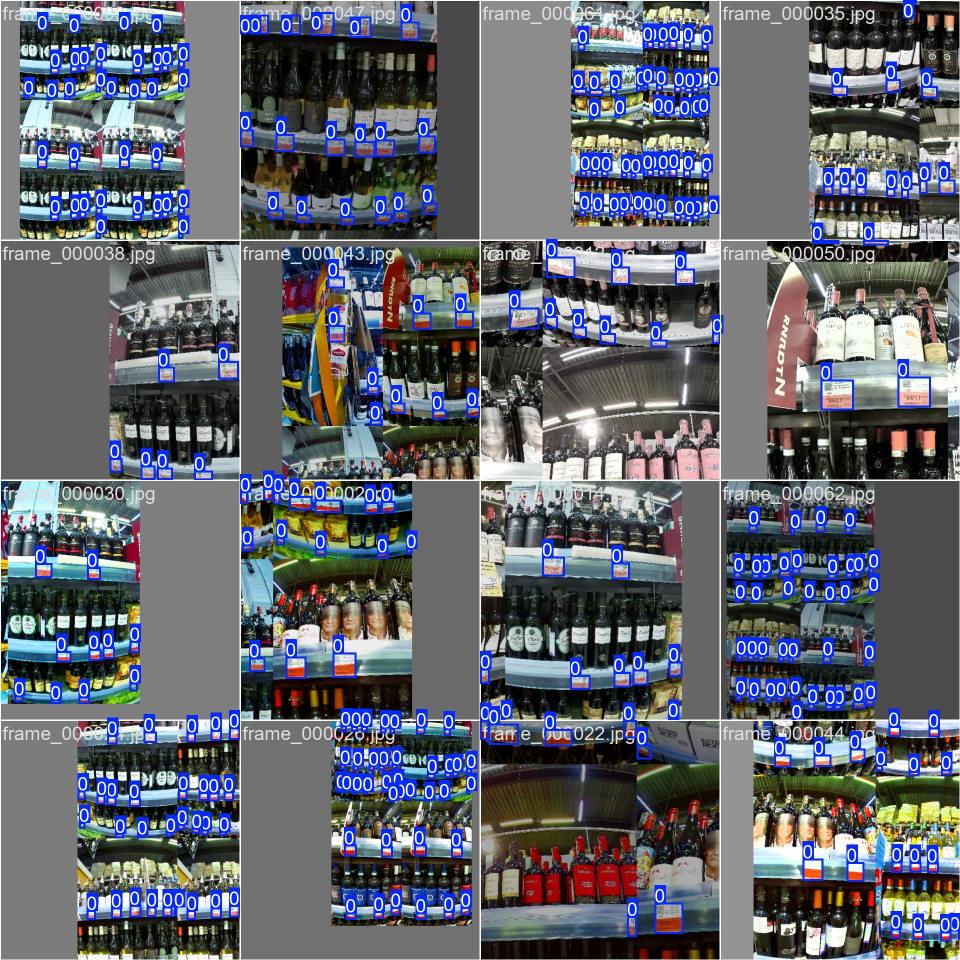
#> input picture runs/detect/train/train_batch0.jpg, 1920 x 1920 px, given in place of 26_12-20.mp4, which was not available (shown at 1/2 size)
$ python undistort_check.py   (older library calls are emulated)
#> lines starting #> are read from the running program, lines starting #| are printed output that depends on the picture; long printed decimals are rounded; pictures that were not available may be replaced by others from this repository, and a replacement may not be noted
"""Prototype + verify the full geometry chain.

raw(distorted) --undistort+ROI--> undistorted --rot90ccw--> upright
and the inverse:  upright --> undistorted --> raw(distorted)

Verifies on the doc reference tag (26_12-20 @ frame 132, raw bbox
2011,1923->2231,2115 = "MOULIN DE LA FAYE -38% 2345").
"""
from __future__ import annotations

import math
import sys
from pathlib import Path

import cv2
import numpy as np

R = Path.cwd()
sys.path.insert(0, str(R / "vision_service"))
sys.path.insert(1, str(R))

IMG_W, IMG_H = 3840, 2160
FOCAL_MM = 2.8
DIAG_MM = 16.0 / 2.8
DIST = np.array([-0.276, 0.06, 0.0084, -0.0016, -0.0044], dtype=np.float32)

OUT = R / "artifacts/orient_check"


def camera_matrix() -> np.ndarray:
    aspect = IMG_W / IMG_H
    h_mm = DIAG_MM / math.sqrt(aspect**2 + 1)
    w_mm = aspect * h_mm
    fx = FOCAL_MM * IMG_W / w_mm
    fy = FOCAL_MM * IMG_H / h_mm
    return np.array([[fx, 0, IMG_W / 2], [0, fy, IMG_H / 2], [0, 0, 1]], dtype=np.float32)


def main() -> int:
    K = camera_matrix()
    newK, roi = cv2.getOptimalNewCameraMatrix(K, DIST, (IMG_W, IMG_H), 0, (IMG_W, IMG_H))
    map1, map2 = cv2.initUndistortRectifyMap(K, DIST, None, newK, (IMG_W, IMG_H), cv2.CV_32FC1)
    rx, ry, rw, rh = roi
    print("K=\n", K)
    print("roi=", roi, "newK=\n", newK)

    cap = cv2.VideoCapture("data/videos/26_12-20/26_12-20.mp4")
    cap.set(cv2.CAP_PROP_POS_FRAMES, 132)
    ok, frame = cap.read()
#> frame is the input picture: shape (1920, 1920, 3); mean B, G, R 110.9, 101.4, 98.1
    cap.release()
    assert ok

    # forward: undistort whole frame, crop ROI
    und = cv2.remap(frame, map1, map2, cv2.INTER_LINEAR)
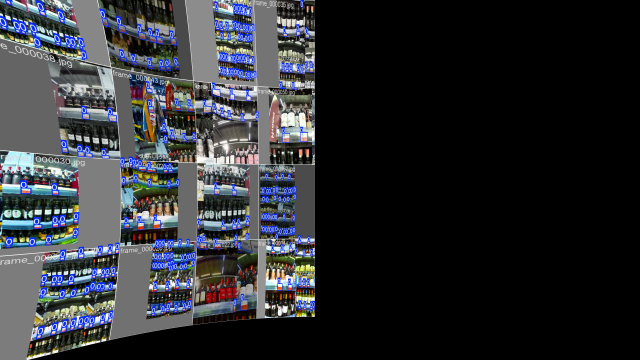
#> und: shape (2160, 3840, 3) (shown at 1/6 size); mean B, G, R 50.8, 46.5, 44.6
    und_c = und[ry:ry + rh, rx:rx + rw]

    # GT box corners in raw distorted space
    raw_box = np.array([[2011.9, 1923.3], [2231.6, 1923.3],
                        [2231.6, 2115.3], [2011.9, 2115.3]], dtype=np.float32)

    # distorted -> undistorted (full), then subtract ROI offset
    undp = cv2.undistortPoints(raw_box.reshape(-1, 1, 2), K, DIST, P=newK).reshape(-1, 2)
    undp_c = undp - np.array([rx, ry], dtype=np.float32)
    ux1, uy1 = undp_c.min(axis=0)
    ux2, uy2 = undp_c.max(axis=0)
    print("undistorted box (cropped):", (ux1, uy1, ux2, uy2), "und_c size", und_c.shape[1::-1])
#| undistorted box (cropped): (1955.0162, 1905.1666, 2120.231, 2117.334) und_c size (3839, 2159)

    # rotate ccw: image (W,H)->(H,W); point (x,y)->(y, W-x) where W=und_c width
    Wc, Hc = und_c.shape[1], und_c.shape[0]
    rot = cv2.rotate(und_c, cv2.ROTATE_90_COUNTERCLOCKWISE)
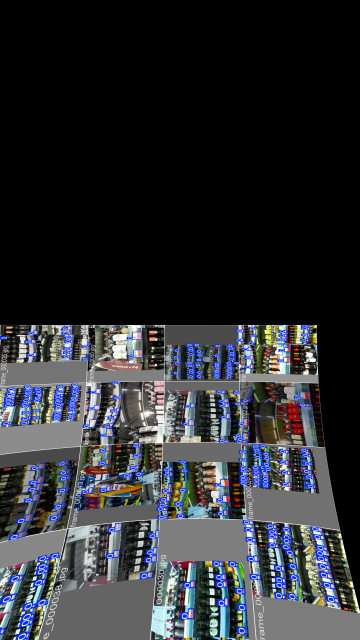
#> rot: shape (3839, 2159, 3) (shown at 1/6 size); mean B, G, R 50.8, 46.5, 44.6
    corners = [(ux1, uy1), (ux2, uy1), (ux2, uy2), (ux1, uy2)]
    rc = [(y, Wc - x) for x, y in corners]
    rxs = [p[0] for p in rc]
    rys = [p[1] for p in rc]
    rbx1, rby1, rbx2, rby2 = min(rxs), min(rys), max(rxs), max(rys)
    print("rotated box:", (rbx1, rby1, rbx2, rby2), "rot size", rot.shape[1::-1])
#| rotated box: (1905.1666, 1718.769, 2117.334, 1883.984) rot size (2159, 3839)

    crop = rot[int(rby1):int(rby2), int(rbx1):int(rbx2)]
#> crop: shape (165, 212, 3); every value is 0
    cv2.imwrite(str(OUT / "ref_crop_undistort_ccw.jpg"),
                cv2.resize(crop, None, fx=3, fy=3))
    full = rot.copy()
    cv2.rectangle(full, (int(rbx1), int(rby1)), (int(rbx2), int(rby2)), (0, 0, 255), 6)
    sc = 1000.0 / max(full.shape[:2])
    cv2.imwrite(str(OUT / "ref_full_undistort_ccw.jpg"),
                cv2.resize(full, None, fx=sc, fy=sc))
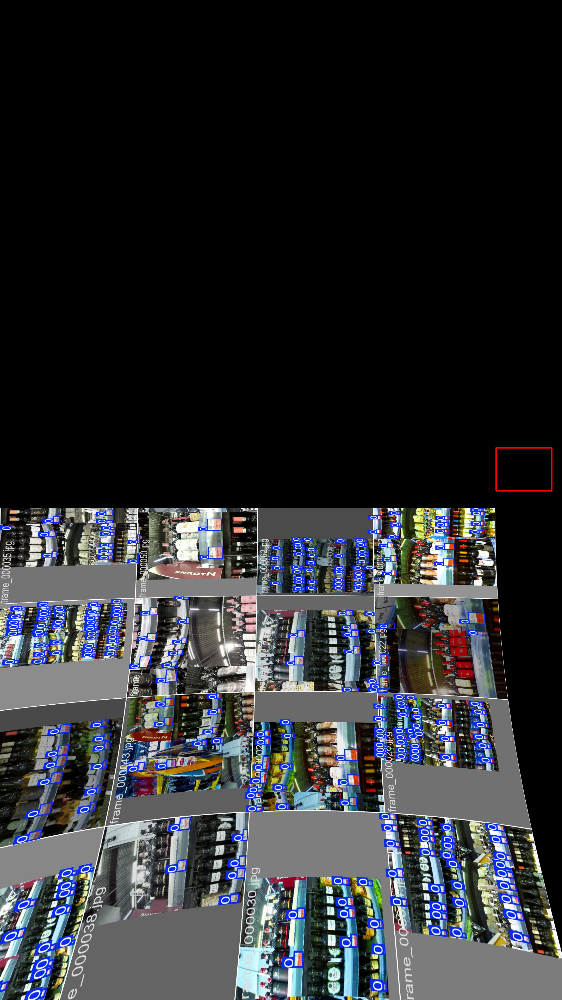
#> saved as ref_full_undistort_ccw.jpg: shape (1000, 562, 3); mean B, G, R 50.8, 46.5, 44.7

    # ===== INVERSE round-trip: rotated box -> undistorted -> raw distorted =====
    # inverse rotate ccw: (x',y') -> (Wc - y', x')
    inv_corners = [(rbx1, rby1), (rbx2, rby1), (rbx2, rby2), (rbx1, rby2)]
    back_und_c = [(Wc - y, x) for x, y in inv_corners]
    # add ROI offset back -> undistorted full coords
    back_und_full = [(x + rx, y + ry) for x, y in back_und_c]
    # undistorted full -> distorted via map lookup
    raw_pts = []
    for (x, y) in back_und_full:
        xi = int(np.clip(round(x), 0, IMG_W - 1))
        yi = int(np.clip(round(y), 0, IMG_H - 1))
        raw_pts.append((float(map1[yi, xi]), float(map2[yi, xi])))
    rxs = [p[0] for p in raw_pts]
    rys = [p[1] for p in raw_pts]
    got = (min(rxs), min(rys), max(rxs), max(rys))
    want = (2011.9, 1923.3, 2231.6, 2115.3)
    err = max(abs(g - w) for g, w in zip(got, want))
    print("round-trip raw box:", tuple(round(v, 1) for v in got))
#| round-trip raw box: (2009.4, 1918.3, 2239.1, 2120.9)
    print("expected         :", want)
    print("max corner error (px):", round(err, 2))
#| max corner error (px): 7.52
    return 0


if __name__ == "__main__":
    raise SystemExit(main())
#> (the program exits here)

$ run again, on runs/detect/train/train_batch1.jpg
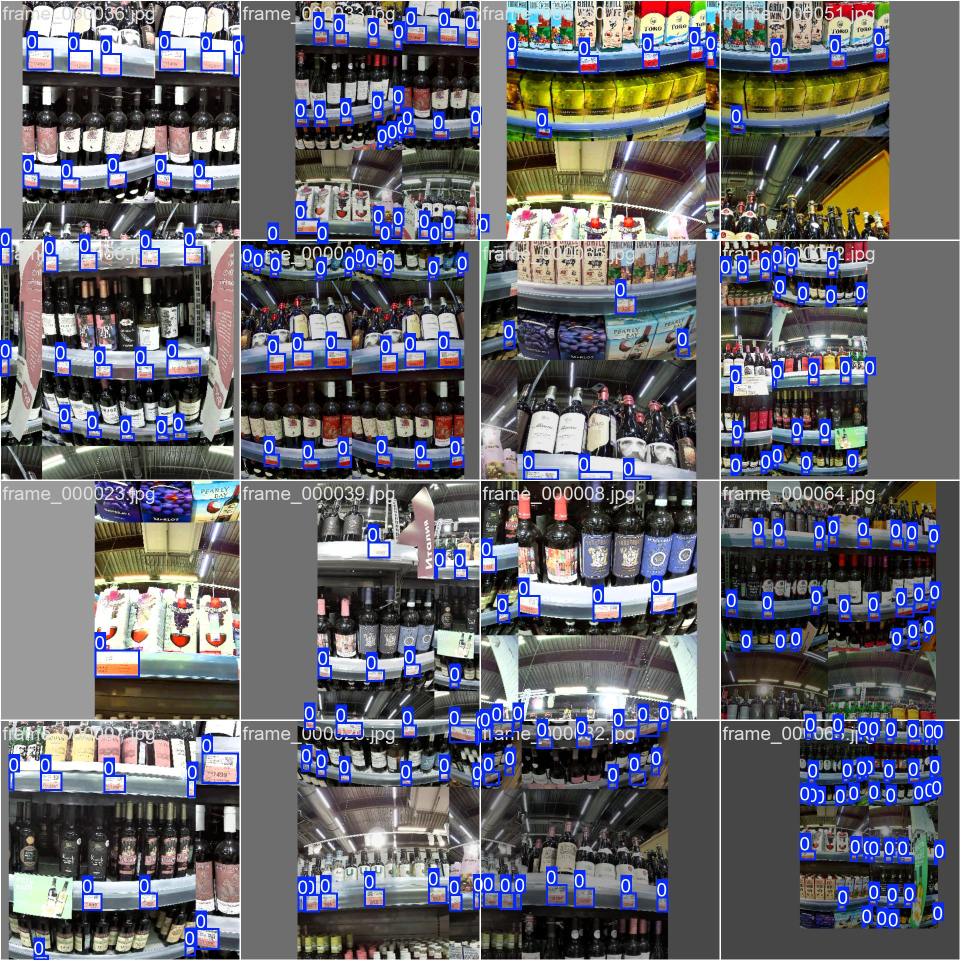
#> input picture runs/detect/train/train_batch1.jpg, 1920 x 1920 px, given in place of 26_12-20.mp4, which was not available (shown at 1/2 size)
#> in main, frame is the input picture: shape (1920, 1920, 3); mean B, G, R 109.6, 102.6, 102.4
#> in main, `und = cv2.remap(frame, map1, map2, cv2.INTER_LINEAR)`:
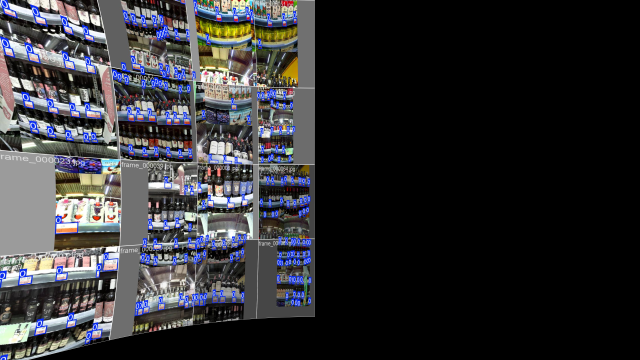
#> und: shape (2160, 3840, 3) (shown at 1/6 size); mean B, G, R 51.1, 48.2, 48.2
#| undistorted box (cropped): (1955.0162, 1905.1666, 2120.231, 2117.334) und_c size (3839, 2159)
#| rotated box: (1905.1666, 1718.769, 2117.334, 1883.984) rot size (2159, 3839)
#> crop: shape (165, 212, 3); every value is 0
#> in main, `cv2.imwrite(str(OUT / "ref_full_undistort_ccw.jpg"), cv2.resize(full, ..`:
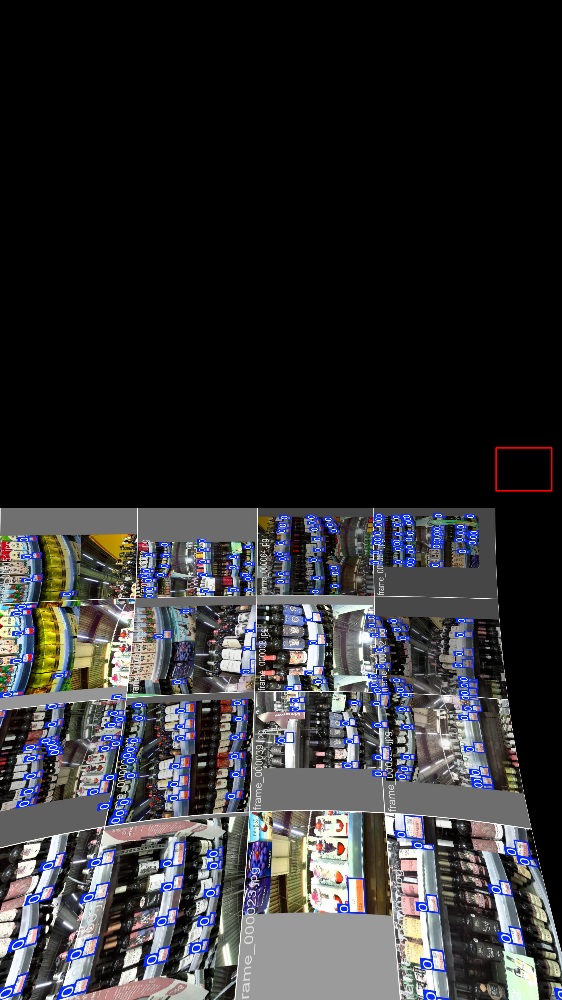
#> saved as ref_full_undistort_ccw.jpg: shape (1000, 562, 3); mean B, G, R 51.1, 48.2, 48.4
#| round-trip raw box: (2009.4, 1918.3, 2239.1, 2120.9)
#| max corner error (px): 7.52

$ run again, on runs/detect/train/train_batch2.jpg
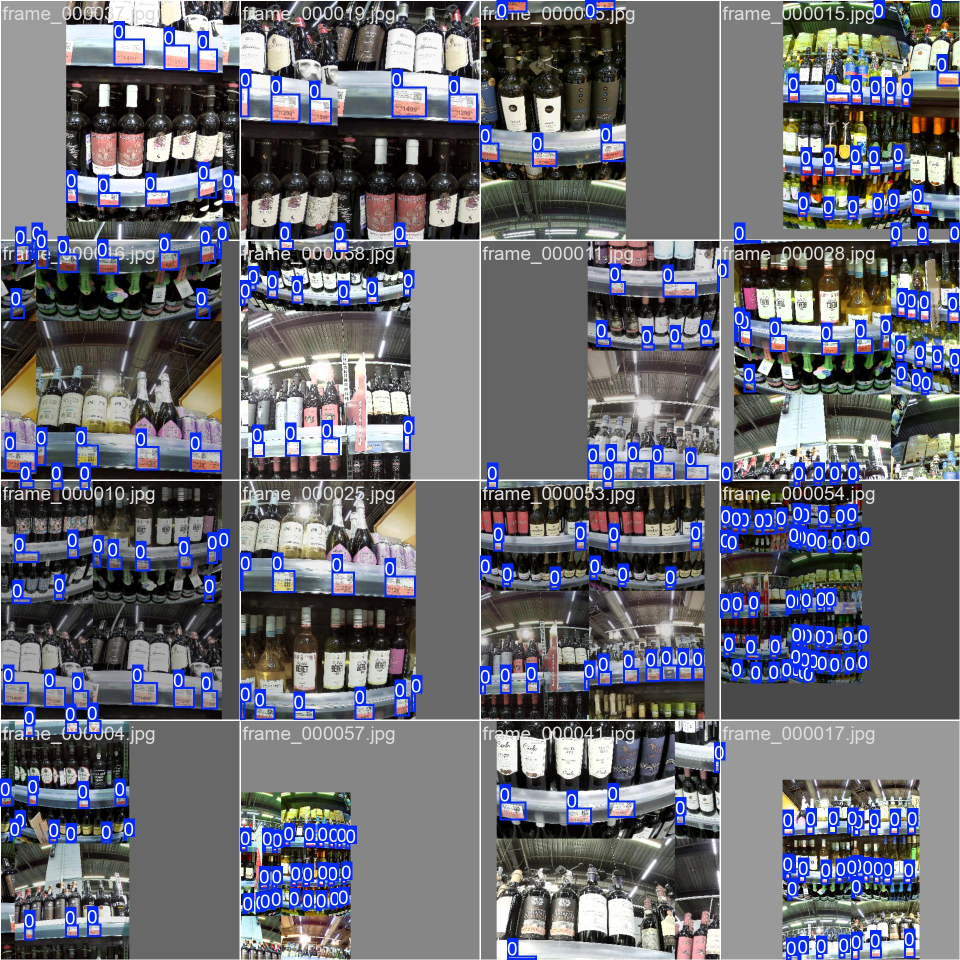
#> input picture runs/detect/train/train_batch2.jpg, 1920 x 1920 px, given in place of 26_12-20.mp4, which was not available (shown at 1/2 size)
#> in main, frame is the input picture: shape (1920, 1920, 3); mean B, G, R 116.7, 107.1, 105.9
#> in main, `und = cv2.remap(frame, map1, map2, cv2.INTER_LINEAR)`:
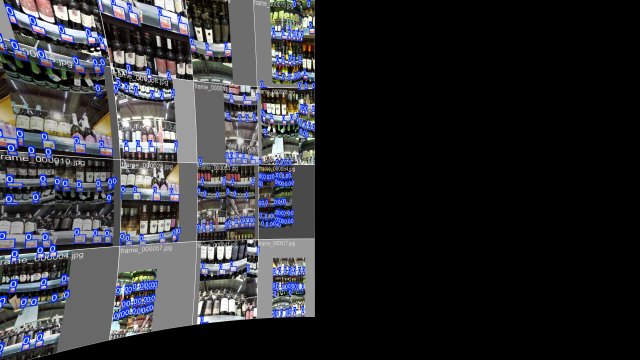
#> und: shape (2160, 3840, 3) (shown at 1/6 size); mean B, G, R 51.8, 47.2, 46.6
#| undistorted box (cropped): (1955.0162, 1905.1666, 2120.231, 2117.334) und_c size (3839, 2159)
#| rotated box: (1905.1666, 1718.769, 2117.334, 1883.984) rot size (2159, 3839)
#> crop: shape (165, 212, 3); every value is 0
#> in main, `cv2.imwrite(str(OUT / "ref_full_undistort_ccw.jpg"), cv2.resize(full, ..`:
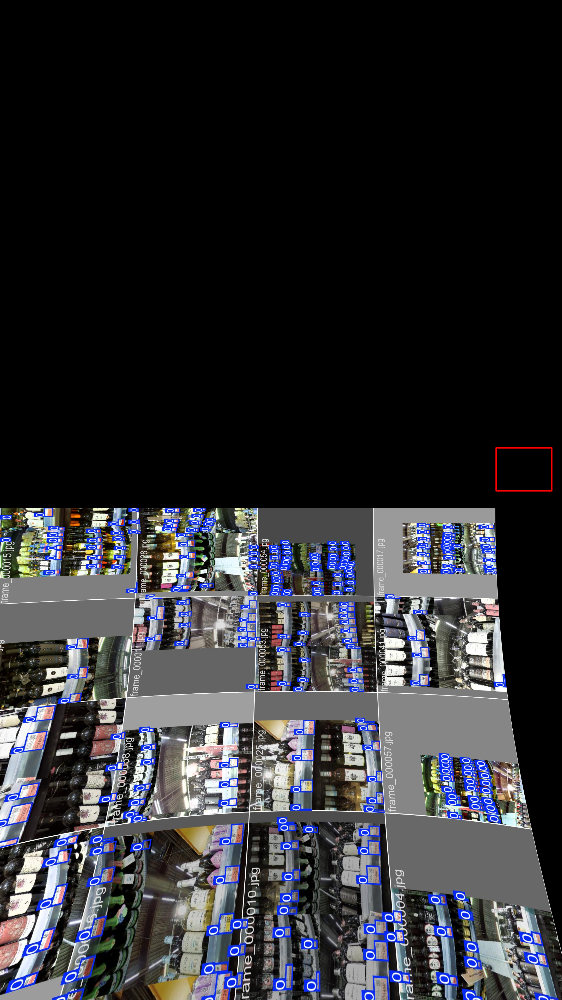
#> saved as ref_full_undistort_ccw.jpg: shape (1000, 562, 3); mean B, G, R 51.8, 47.2, 46.7
#| round-trip raw box: (2009.4, 1918.3, 2239.1, 2120.9)
#| max corner error (px): 7.52
